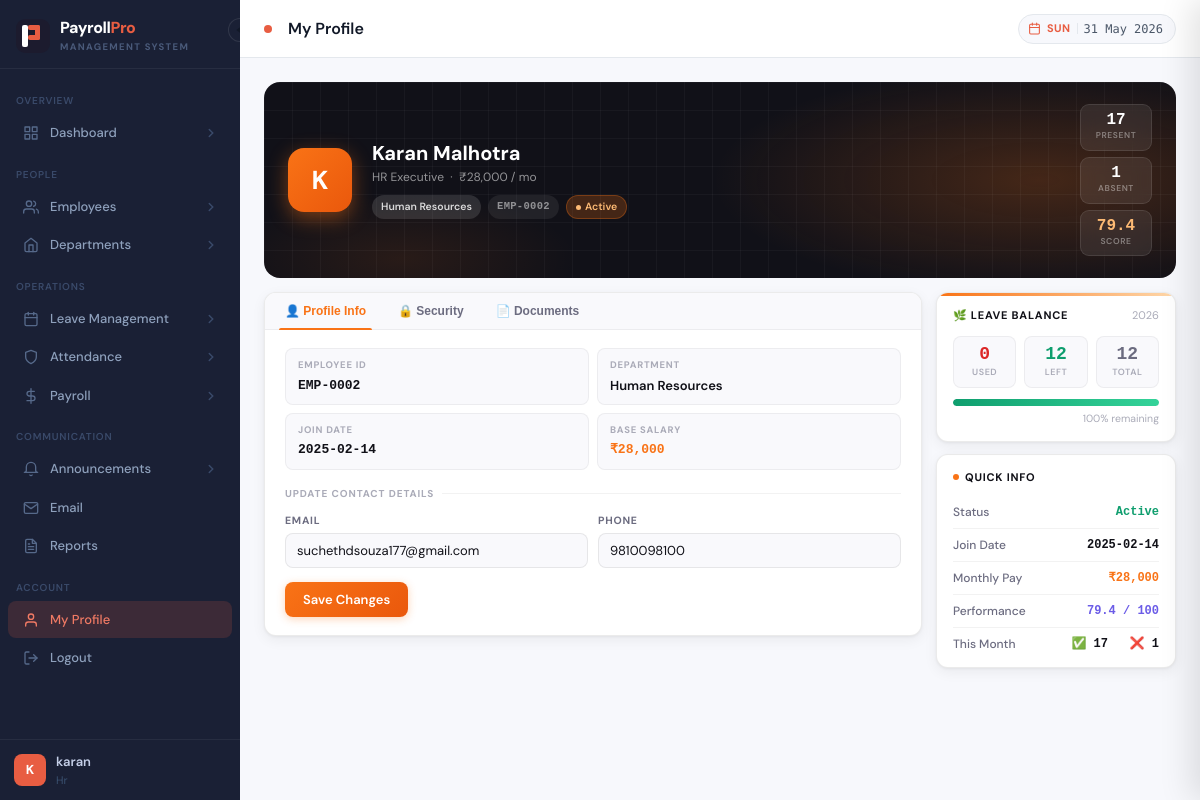
/profile (signed in), run on the app's committed database.
### tables this page shows
CREATE TABLE employees (
        employee_id INTEGER PRIMARY KEY AUTOINCREMENT,
        name TEXT NOT NULL, email TEXT UNIQUE, phone TEXT,
        position TEXT, department_id INTEGER, base_salary REAL DEFAULT 0,
        join_date TEXT, status TEXT DEFAULT 'Active',
        profile_pic TEXT DEFAULT 'default.png'
    , gender TEXT DEFAULT '', experience_years INTEGER DEFAULT 0);

CREATE TABLE departments (
        department_id INTEGER PRIMARY KEY AUTOINCREMENT,
        dept_name TEXT NOT NULL UNIQUE, manager TEXT
    );

CREATE TABLE performance (
        perf_id INTEGER PRIMARY KEY AUTOINCREMENT,
        employee_id INTEGER, month INTEGER, year INTEGER,
        punctuality INTEGER DEFAULT 0, task_completion INTEGER DEFAULT 0,
        teamwork INTEGER DEFAULT 0, communication INTEGER DEFAULT 0,
        initiative INTEGER DEFAULT 0, overall_rating REAL DEFAULT 0,
        remarks TEXT, reviewed_by TEXT
    );

CREATE TABLE cl_balance (
        cl_id INTEGER PRIMARY KEY AUTOINCREMENT,
        employee_id INTEGER UNIQUE, year INTEGER,
        total_cl INTEGER DEFAULT 12, used_cl INTEGER DEFAULT 0
    );

### app.py (the view, shortened to what this page needs)
@app.route("/profile", methods=["GET", "POST"])
@login_required
def profile():
    emp_id = session.get("employee_id")
    conn   = get_connection()
    emp = att_summary = cl_info = perf_latest = None
    admin_stats = None
    if emp_id:
        emp = conn.execute("""
            SELECT e.*, d.dept_name FROM employees e
            JOIN departments d ON e.department_id=d.department_id
            WHERE e.employee_id=?
        """, (emp_id,)).fetchone()
        today = datetime.date.today()
        att_summary = conn.execute("""
            SELECT SUM(CASE WHEN status='Present' THEN 1 ELSE 0 END) as present,
                   SUM(CASE WHEN status='Absent'  THEN 1 ELSE 0 END) as absent,
                   SUM(CASE WHEN status='Leave'   THEN 1 ELSE 0 END) as on_leave,
                   COUNT(*) as total
            FROM attendance WHERE employee_id=?
            AND strftime('%m',date)=? AND strftime('%Y',date)=?
        """, (emp_id, f"{today.month:02d}", str(today.year))).fetchone()
        cl_info = conn.execute(
            "SELECT * FROM cl_balance WHERE employee_id=? AND year=?",
            (emp_id, today.year)
        ).fetchone()
        perf_latest = conn.execute("""
            SELECT * FROM performance WHERE employee_id=?
            ORDER BY year DESC, month DESC LIMIT 1
        """, (emp_id,)).fetchone()
    conn.close()
    return render_template("profile.html", emp=emp, att=att_summary,
                           cl=cl_info, perf=perf_latest, admin_stats=None)

### app.py (called while the page is built)
def login_required(f):
    from functools import wraps
    @wraps(f)
    def decorated(*args, **kwargs):
        if "user_id" not in session:
            return redirect(url_for("login"))
        return f(*args, **kwargs)
    return decorated

@app.context_processor
def inject_globals():
    return {"now": datetime.date.today(), "calendar": calendar}

### database.py (called while the page is built)
def get_db_path(username=None):
    DEMO_USERS = {"admin", "hr", "amit"}
    if username is None:
        try:
            from flask import session
            username = session.get("db_owner") or session.get("username", "")
        except RuntimeError:
            return DEMO_DB
    if not username or username.lower() in DEMO_USERS:
        return DEMO_DB
    safe = "".join(c for c in username.lower() if c.isalnum() or c == "_")
    return os.path.join(BASE_DIR, f"payroll_{safe}.db")

def get_connection(username=None):
    db_path = get_db_path(username)
    conn = sqlite3.connect(db_path, timeout=30, check_same_thread=False)
    conn.row_factory = sqlite3.Row
    conn.execute("PRAGMA foreign_keys = ON")
    conn.execute("PRAGMA journal_mode = WAL")
    return conn

### templates/profile.html (shortened to what this page needs)
{% extends "base.html" %}
{% block page_title %}My Profile{% endblock %}
{% block content %}
<div class="pr">
{% if emp %}
<div class="pr-hero">
  <div class="pr-avatar">{{ emp.name[0] }}</div>
  <div class="pr-hero-info">
    <h2 class="pr-hero-name">{{ emp.name }}</h2>
    <div class="pr-hero-sub">{{ emp.position or 'Employee' }} &nbsp;·&nbsp; ₹{{ "{:,.0f}".format(emp.base_salary) }} / mo</div>
    <div class="pr-badges">
      <span class="pr-badge pr-badge-dept">{{ emp.dept_name }}</span>
      <span class="pr-badge pr-badge-id">EMP-{{ "%04d"|format(emp.employee_id) }}</span>
      <span class="pr-badge {{ 'pr-badge-on' if emp.status=='Active' else 'pr-badge-off' }}">
        {{ emp.status }}
      </span>
    </div>
  </div>
  <div class="pr-hero-stats">
    <div class="pr-hstat">
      <div class="pr-hstat-val">{{ att.present if att else 0 }}</div>
      <div class="pr-hstat-lbl">Present</div>
    </div>
    <div class="pr-hstat">
      <div class="pr-hstat-val">{{ att.absent if att else 0 }}</div>
      <div class="pr-hstat-lbl">Absent</div>
    </div>
    <div class="pr-hstat">
      <div class="pr-hstat-val" style="color:#fdba74;">{{ perf.overall_rating if perf else '—' }}</div>
      <div class="pr-hstat-lbl">Score</div>
    </div>
  </div>
</div>
<div class="pr-grid">
  <div class="pr-tab-card">
    <div class="pr-tab-nav">
      <button class="pr-tab-btn active" onclick="prTab('info',this)">👤 Profile Info</button>
      <button class="pr-tab-btn"        onclick="prTab('security',this)">🔒 Security</button>
      <button class="pr-tab-btn"        onclick="prTab('documents',this)">📄 Documents</button>
    </div>
    <div class="pr-tab-body">
      <div class="pr-tab-pane active" id="prtab-info">
        <div class="pr-info-grid">
          <div class="pr-info-item">
            <div class="pr-info-lbl">Employee ID</div>
            <div class="pr-info-val">EMP-{{ "%04d"|format(emp.employee_id) }}</div>
          </div>
          <div class="pr-info-item">
            <div class="pr-info-lbl">Department</div>
            <div class="pr-info-val" style="font-family:inherit;">{{ emp.dept_name }}</div>
          </div>
          <div class="pr-info-item">
            <div class="pr-info-lbl">Join Date</div>
            <div class="pr-info-val">{{ emp.join_date or '—' }}</div>
          </div>
          <div class="pr-info-item">
            <div class="pr-info-lbl">Base Salary</div>
            <div class="pr-info-val" style="color:var(--or);">₹{{ "{:,.0f}".format(emp.base_salary) }}</div>
          </div>
        </div>
        <div class="pr-sec-lbl">Update Contact Details</div>
        <form method="POST" action="{{ url_for('profile') }}">
          <div class="pr-form-row">
            <div class="pr-field">
              <label>Email</label>
              <input type="email" name="email" value="{{ emp.email or '' }}" placeholder="you@company.com">
            </div>
            <div class="pr-field">
              <label>Phone</label>
              <input type="text" name="phone" value="{{ emp.phone or '' }}" placeholder="+91 9XXXXXXXXX">
            </div>
          </div>
          <button type="submit" class="pr-btn pr-btn-or">Save Changes</button>
        </form>
      </div>
    </div>
  </div>
  <div class="pr-right">
    {% if cl %}
    {% set used_pct  = ((cl.used_cl / cl.total_cl) * 100)|int if cl.total_cl else 0 %}
    {% set left      = cl.total_cl - cl.used_cl %}
    {% set left_pct  = (left / cl.total_cl * 100)|int if cl.total_cl else 0 %}
    <div class="pr-cl-card">
      <div class="pr-cl-inner">
        <div class="pr-cl-hd">
          <span class="pr-cl-title">🌿 Leave Balance</span>
          <span class="pr-cl-year">{{ now.year }}</span>
        </div>
        <div class="pr-cl-nums">
          <div class="pr-cl-num">
            <div class="pr-cl-val pr-cl-val-used">{{ cl.used_cl }}</div>
            <div class="pr-cl-lbl">Used</div>
          </div>
          <div class="pr-cl-num">
            <div class="pr-cl-val pr-cl-val-left">{{ left }}</div>
            <div class="pr-cl-lbl">Left</div>
          </div>
          <div class="pr-cl-num">
            <div class="pr-cl-val pr-cl-val-total">{{ cl.total_cl }}</div>
            <div class="pr-cl-lbl">Total</div>
          </div>
        </div>
        <div class="pr-cl-track">
          <div class="pr-cl-fill {% if left_pct <= 25 %}danger{% elif left_pct <= 50 %}warn{% endif %}"
               style="width:{{ left_pct }}%;"></div>
        </div>
        <div class="pr-cl-pct">{{ left_pct }}% remaining</div>
      </div>
    </div>
    {% endif %}
    <div class="pr-summary-card">
      <div class="pr-summary-title">Quick Info</div>
      <div class="pr-summary-row">
        <span class="pr-summary-key">Status</span>
        <span class="pr-summary-val" style="color:{{ 'var(--grn)' if emp.status=='Active' else 'var(--red)' }};">
          {{ emp.status }}
        </span>
      </div>
      <div class="pr-summary-row">
        <span class="pr-summary-key">Join Date</span>
        <span class="pr-summary-val">{{ emp.join_date or '—' }}</span>
      </div>
      <div class="pr-summary-row">
        <span class="pr-summary-key">Monthly Pay</span>
        <span class="pr-summary-val" style="color:var(--or);">₹{{ "{:,.0f}".format(emp.base_salary) }}</span>
      </div>
      <div class="pr-summary-row">
        <span class="pr-summary-key">Performance</span>
        <span class="pr-summary-val" style="color:var(--pur);">
          {{ perf.overall_rating if perf else '—' }} / 100
        </span>
      </div>
      <div class="pr-summary-row">
        <span class="pr-summary-key">This Month</span>
        <span class="pr-summary-val">
          ✅ {{ att.present if att else 0 }} &nbsp; ❌ {{ att.absent if att else 0 }}
        </span>
      </div>
    </div>
  </div>
</div>
{% endif %}
</div>
{% endblock %}

### templates/base.html (style rules this page uses)
:root { --brand: #e85d42; --brand-light: #d44f36; --brand-dim: #fdf0ee; --brand-glow: rgba(232,93,66,.13); --accent: #f59e0b; --sidebar-bg: #1a2035; --sidebar-w: 240px; --sidebar-w-sm: 60px; --bg: #f7f8fc; --surface: #ffffff; --border: #e4e8ed; --border-light: #f1f3f7; --text-1: #111827; --text-2: #4b5768; --text-3: #8a95a3; --green: #059669; --green-bg: #d1fae5; --red: #dc2626; --red-bg: #fee2e2; --amber: #b45309; --amber-bg: #fef3c7; --blue: #2563eb; --blue-bg: #dbeafe; --purple: #7c3aed; --purple-bg: #ede9fe; --grey: #6b7280; --grey-bg: #f3f4f6; --radius: 10px; --radius-lg: 14px; --shadow: 0 1px 3px rgba(0,0,0,.06), 0 4px 12px rgba(0,0,0,.04); --shadow-md:0 4px 16px rgba(0,0,0,.10); --font: 'DM Sans', system-ui, sans-serif; --mono: 'DM Mono', monospace; --anim: 220ms cubic-bezier(.4,0,.2,1); }
*, *::before, *::after { box-sizing: border-box; margin: 0; padding: 0; }
html { height: 100%; }
body { font-family: var(--font); background: var(--bg); color: var(--text-1); min-height: 100%; display: flex; font-size: 14px; line-height: 1.5; }

### data on the page
employees: name "K", name "Karan Malhotra", position "HR Executive", base_salary "28,000", employee_id "0002", status "Active", join_date "2025-02-14", email "suchethdsouza177@gmail.com", phone "9810098100"
departments: dept_name "Human Resources"
performance: overall_rating "79.4"
cl_balance: used_cl "0", total_cl "12"

### other printed values
{{ session.username[0].upper() if session.username else 'U' }} "K"
{{ session.username }} "karan"
{{ session.role | capitalize }} "Hr"
{{ att.present if att else 0 }} "17"
{{ att.absent if att else 0 }} "1"
{{ left }} "12"
{{ left_pct }} "100"
